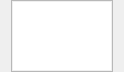
<?xml version="1.0" encoding="UTF-8"?>
<ui version="4.0">
 <class>PostAttachmentList</class>
 <widget class="QWidget" name="PostAttachmentList">
  <property name="geometry">
   <rect>
    <x>0</x>
    <y>0</y>
    <width>200</width>
    <height>89</height>
   </rect>
  </property>
  <property name="sizePolicy">
   <sizepolicy hsizetype="Fixed" vsizetype="Fixed">
    <horstretch>0</horstretch>
    <verstretch>0</verstretch>
   </sizepolicy>
  </property>
  <property name="minimumSize">
   <size>
    <width>100</width>
    <height>10</height>
   </size>
  </property>
  <property name="windowTitle">
   <string>Form</string>
  </property>
  <layout class="QVBoxLayout" name="verticalLayout">
   <property name="sizeConstraint">
    <enum>QLayout::SetFixedSize</enum>
   </property>
   <property name="topMargin">
    <number>0</number>
   </property>
   <property name="bottomMargin">
    <number>0</number>
   </property>
   <item>
    <widget class="Mattermost::PostAttachmentListWidget" name="listWidget">
     <property name="sizePolicy">
      <sizepolicy hsizetype="Expanding" vsizetype="Expanding">
       <horstretch>0</horstretch>
       <verstretch>0</verstretch>
      </sizepolicy>
     </property>
     <property name="minimumSize">
      <size>
       <width>100</width>
       <height>0</height>
      </size>
     </property>
     <property name="focusPolicy">
      <enum>Qt::NoFocus</enum>
     </property>
     <property name="contextMenuPolicy">
      <enum>Qt::NoContextMenu</enum>
     </property>
     <property name="styleSheet">
      <string notr="true">padding: 1px</string>
     </property>
     <property name="verticalScrollBarPolicy">
      <enum>Qt::ScrollBarAsNeeded</enum>
     </property>
     <property name="horizontalScrollBarPolicy">
      <enum>Qt::ScrollBarAlwaysOff</enum>
     </property>
     <property name="sizeAdjustPolicy">
      <enum>QAbstractScrollArea::AdjustToContents</enum>
     </property>
     <property name="verticalScrollMode">
      <enum>QAbstractItemView::ScrollPerPixel</enum>
     </property>
     <property name="resizeMode">
      <enum>QListView::Adjust</enum>
     </property>
    </widget>
   </item>
  </layout>
 </widget>
 <customwidgets>
  <customwidget>
   <class>Mattermost::PostAttachmentListWidget</class>
   <extends>QListWidget</extends>
   <header>chat-area/attachments/PostAttachmentListWidget.h</header>
  </customwidget>
 </customwidgets>
 <resources/>
 <connections/>
</ui>
